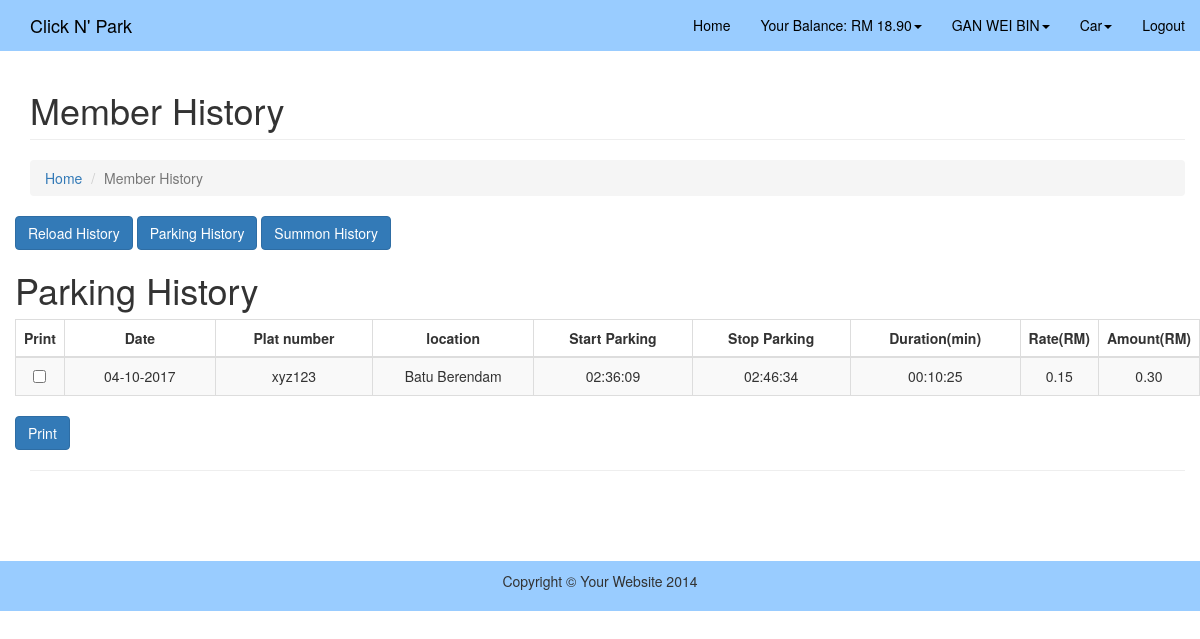
The app's page /digital_coupon/member_history.php (signed in) with its own data.
### tables this page shows
CREATE TABLE `driver` (
  `Driver_ID` int(10) NOT NULL,
  `Driver_Name` varchar(50) NOT NULL,
  `Driver_IC` varchar(12) NOT NULL,
  `Driver_Address` varchar(50) NOT NULL,
  `Driver_Mobile` varchar(12) NOT NULL,
  `Driver_Email` varchar(50) NOT NULL,
  `Driver_Password` char(100) NOT NULL,
  `Driver_Postcode` varchar(20) NOT NULL,
  `Driver_Balance` float(5,2) NOT NULL,
  `driver_display` varchar(10) NOT NULL DEFAULT 'able',
  `Driver_state` int(11) NOT NULL,
  `Driver_city` int(11) NOT NULL
);

CREATE TABLE `park` (
  `Park_ID` int(11) NOT NULL,
  `Park_Date` date NOT NULL,
  `Park_TimeIN` time NOT NULL,
  `Park_TimeOut` time NOT NULL,
  `Park_Duration` time NOT NULL,
  `Park_Amount` decimal(6,2) NOT NULL,
  `Driver_ID` int(11) NOT NULL,
  `Car_ID` int(11) NOT NULL,
  `Rate_ID` int(11) NOT NULL,
  `Location_ID` int(11) NOT NULL,
  `Park_Status` varchar(25) NOT NULL,
  `estiamount` float(5,2) NOT NULL
);

CREATE TABLE `car` (
  `Car_ID` int(11) NOT NULL,
  `Car_plat_No` varchar(10) NOT NULL,
  `Driver_ID` int(11) NOT NULL,
  `car_display` varchar(8) NOT NULL DEFAULT 'able'
);

CREATE TABLE `location` (
  `Location_ID` int(11) NOT NULL,
  `Location_Name` varchar(15) NOT NULL,
  `Area_ID` int(11) NOT NULL
);

CREATE TABLE `rate` (
  `rate_ID` int(11) NOT NULL,
  `rate_Cost` decimal(10,2) NOT NULL,
  `rate_date` varchar(25) NOT NULL,
  `rate_status` varchar(20) NOT NULL DEFAULT 'deactive',
  `rate_duration` int(60) NOT NULL
);

### digital_coupon/member_history.php (the view, shortened to what this page needs)
<?php
include("connection.php");
$sess_memid = $_SESSION["sess_memid"];
$result = mysqli_query($conn, "SELECT * from Driver where Driver_ID = $sess_memid");
$row = mysqli_fetch_assoc($result);
?>
<!DOCTYPE html>
<html lang="en">
<head>
    <link href="css/bootstrap.min.css" rel="stylesheet">
    <link href="css/modern-business.css" rel="stylesheet">
    <link href="font-awesome/css/font-awesome.min.css" rel="stylesheet" type="text/css">
</head>
<body>
    <nav class="navbar navbar-inverse navbar-fixed-top" role="navigation">
        <div class="container">
            <div class="navbar-header">
                <a class="navbar-brand" href="services.php">Click N' Park</a>
            </div>
            <div class="collapse navbar-collapse" id="bs-example-navbar-collapse-1">
                <ul class="nav navbar-nav navbar-right">
                    <li>
                        <a href="services.php">Home</a>
                    </li>
                    <li class="dropdown">
                        <a href="#" class="dropdown-toggle" data-toggle="dropdown">Your Balance: RM <?php echo $row["Driver_Balance"] ?><b class="caret"></b></a>
                    </li>
                    <li class="dropdown">
                        <a href="#" class="dropdown-toggle" data-toggle="dropdown"><?php echo $row["Driver_Name"] ?><b class="caret"></b></a>
                    </li>
                    <li class="dropdown">
                        <a href="#" class="dropdown-toggle" data-toggle="dropdown">Car<b class="caret"></b></a>
                    </li>
                    <li>
                        <a href="index.php">Logout</a>
                    </li>
            </div>
        </div>
    </nav>
    <div class="container" style="margin-bottom:70px;">
        <div class="row">
            <div class="col-lg-12">
                <h1 class="page-header">Member History</h1>
                <ol class="breadcrumb">
					<li><a href="services.php">Home</a>
                    </li>
                    <li class="active">Member History</li>
                </ol>
            </div>
        </div>
        <div class="row">
        <input type="button" onclick="window.location = 'reload_history.php';" class="btn btn-primary" id="reload" value="Reload History"/>
        <input type="button" onclick="window.location = 'member_history.php';" class="btn btn-primary" id="parking" value="Parking History"/>
        <input type="button" onclick="window.location = 'summon_history.php';" class="btn btn-primary" id="summon" value="Summon History"/>
            <h1>Parking History</h1>
            <div>
            <form name="parkhis" method="get" action="print_parkhis.php">
                    <table class="table table-striped table-bordered" cellspacing="0" width="100%" id="park_table">
                    <thead>
                    <tr>
                        <th>Print</th>
                        <th class="col-md-2 col-xs-5">Date</th>
                        <th class="col-md-2 col-xs-4">Plat number</th>
                        <th class="col-md-2 col-xs-5">location</th>
                        <th class="col-md-2 col-xs-5">Start Parking</th>
                        <th class="col-md-2 col-xs-5">Stop Parking</th>
                        <th class="col-md-5 col-xs-5">Duration(min)</th>
                        <th class="col-md-5 col-xs-5">Rate(RM)</th>
                        <th class="col-md-5 col-xs-5">Amount(RM)</th>
                    </tr>
                    </thead>
                    <tbody>
                        <?php
                        $result_park =mysqli_query($conn, "SELECT * FROM (((park
                        INNER JOIN location ON park.Location_ID = location.Location_ID)
                        INNER JOIN car ON park.Car_ID = car.Car_ID) INNER JOIN rate ON park.Rate_ID=rate.Rate_ID)
                        where park.Driver_ID=$sess_memid");
                        while($show_park = mysqli_fetch_assoc($result_park))
                        {
                        ?>
                        <tr>
                            <td><input type="checkbox" name="print[]" id="print" value="<?php echo $show_park["Park_ID"] ?>"/></td>
                            <td><?php $date = new DateTime($show_park["Park_Date"]);
                            echo $date->format('d-m-Y'); ?></td>
                            <td><?php echo $show_park["Car_plat_No"] ?></td>
                            <td><?php echo $show_park["Location_Name"] ?></td>
                            <td><?php echo $show_park["Park_TimeIN"] ?></td>
                            <td><?php echo $show_park["Park_TimeOut"] ?></td>
                            <td><?php echo $show_park["Park_Duration"] ?></td>
                            <td><?php echo $show_park["rate_Cost"] ?></td>
                            <td><?php echo $show_park["Park_Amount"] ?></td>
                        </tr>
                        <?php } ?>
                    </tbody>
            </table>
            <input type="submit" name="printbtn" class="btn btn-primary" value="Print" id="printbtn"/>
            </form>
            </div>
        </div>
        <hr>
    </div>
        <footer>
            <div class="row">
                <div class="col-lg-12">
                    <p>Copyright &copy; Your Website 2014</p>
                </div>
            </div>
        </footer>
</body>
</html>

### digital_coupon/css/modern-business.css (style rules this page uses)
html, body { height: 100%; }
body { padding-top: 50px; }
footer { position: absolute; right: 0; left: 0; padding: 1rem; background-color: #99ccff; text-align: center; }

### digital_coupon/member_history.php (style rules this page uses)
table tr th,td { text-align:center; }

### records on screen
driver: Driver_Balance "18.90", Driver_Name "GAN WEI BIN"
park: Park_Date "04-10-2017", Car_ID.Car_plat_No "xyz123", Location_ID.Location_Name "Batu Berendam", Park_TimeIN "02:36:09", Park_TimeOut "02:46:34", Park_Duration "00:10:25", Rate_ID.rate_Cost "0.15", Park_Amount "0.30"
